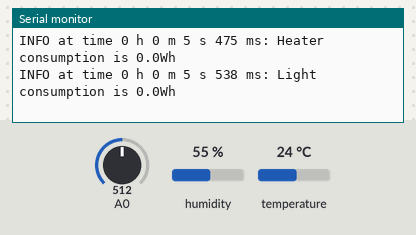
Recording of a sketch running on a simulated Arduino Uno, built with avr-gcc and run on an emulated ATmega328P. On the bench: the last lines printed to the serial monitor. The inputs (shaded band) are chosen by the test bench; at power-on: temperature 24 °C, A0 = 512, humidity 55 %.

Above: at 8.1 s.
8.2 s: temperature set to 16 °C
At 11.8 s:
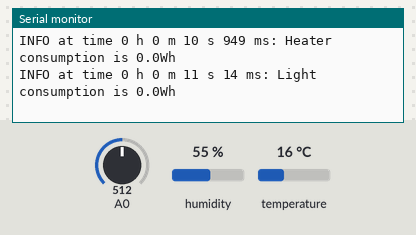
21.9 s: temperature set to 19 °C
At 23.2 s:
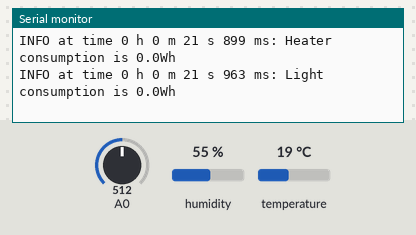
Timing chart, 0 to 24.9 s (numbered marks = the images above; inputs shaded):
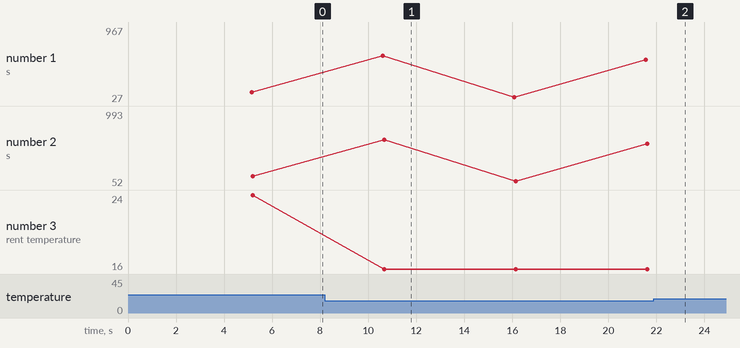

Measured:
- after the input at 8.2 s, the serial monitor: prints a new line after 2.5 s (image 1)
- plotted number 1: 140 → 551 after the input at 8.2 s, 551 → 967 after the input at 21.9 s
- plotted number 2: 166 → 576 after the input at 8.2 s, 576 → 993 after the input at 21.9 s
- plotted number 3: 16 → 19 after the input at 21.9 s

The sketch:

PowerConsumption.ino
```cpp
#if ARDUINO >= 100
 #include "Arduino.h"
#else
 #include "WProgram.h"
#endif

// for temperature
#include "DHT.h"

// local includes
#include "Logging.h"
#include <limits.h>
#include <float.h>

#include "Heater.h"
#include "Light.h"

// logging level
unsigned int g_loggingLevel = 3;

// delay variable
#define MEASURE_INTERVAL  5000  // 5 x 1000 [ms]

// define to which pin of the Arduino board the pin 2 of the DHT11 chip is connected
#define DHTPIN 8

// we are using DHT11
#define DHTTYPE DHT11

DHT g_dht(DHTPIN, DHTTYPE);

// variables used for the measurements
uint16_t g_light_level = INT_MAX;
float g_temperature = FLT_MAX;

// declare one instance of each electrical appliance
Heater g_heater;
Light g_light;

// variables used for storing power and consumption values
uint32_t time = INT_MAX;
uint32_t sum_heater_power = INT_MAX;
uint32_t sum_light_power = INT_MAX;

//#define N 1 // returns 240 bytes

#define N (((2048 - 236)/2)/4)

typedef struct power_measure {
  uint16_t heater_power;
  uint16_t light_power;
}power_measure;

power_measure g_history[N];
uint32_t index = 0;

void setup()
{
  // configure the serial port
  Serial.begin(9600);

  // message shown at startup
  TraceInfo(F("PowerConsumption started..............\n"));

  // initialize the dht library
  g_dht.begin();

  // sets the initial values for the heater / light
  // displays the minimal values
  g_light.SetMinLightLevel(950);
  g_heater.SetMinTemperature(18);

  // initializes the variables
  uint32_t time = 0;
  uint32_t sum_heater_power = 0;
  uint32_t sum_light_power = 0;
}

void loop()
{
  delay(MEASURE_INTERVAL);
  time += MEASURE_INTERVAL;

  // gets the temperature / light level
  // sends the temperature / light to the designated instance
  g_light.SetCurrentLightLevel(analogRead(A0));
  g_heater.SetCurrentTemperature(g_dht.readTemperature());

  TraceInfoFormat(F("Heater power is %uW\n"), g_heater.GetPower());
  TraceInfoFormat(F("Light power is %uW\n"), g_light.GetPower());
  TraceInfoFormat(F("Total power is %uW\n"), g_heater.GetPower() + g_light.GetPower());

  g_history[index].heater_power = g_heater.GetPower();
  g_history[index].light_power = g_light.GetPower();
  index = (index + 1) % N;

  computeAVG();

  /*

  sum_heater_power += g_heater.GetPower();
  sum_light_power += g_light.GetPower();

  float heaterConsumptionInWh = (time / 1000 / 3600) * (sum_heater_power / 1000);
  float lightConsumptionInWh = (time / 1000/ 3600) * (sum_light_power / 1000);

  g_history[index].heater_conso = heaterConsumptionInWh;
  g_history[index].light_conso = lightConsumptionInWh;
  index = (index + 1) % N;

  unsigned int decimalHeaterConsumptionInWh = int(heaterConsumptionInWh * 10) - (int(heaterConsumptionInWh) * 10);
  TraceInfoFormat(F("Heater consumption is %ld.%dWh\n"), (long) heaterConsumptionInWh, decimalHeaterConsumptionInWh);

  decimalHeaterConsumptionInWh = int(heaterConsumptionInWh * 10) - (int(lightConsumptionInWh) * 10);
  TraceInfoFormat(F("Light consumption is %ld.%dWh\n"), (long) heaterConsumptionInWh, decimalHeaterConsumptionInWh);

  float totalConsumptionInWh = heaterConsumptionInWh + lightConsumptionInWh;
  decimalHeaterConsumptionInWh = int(heaterConsumptionInWh * 10) - (int(totalConsumptionInWh) * 10);
  TraceInfoFormat(F("Total consumption is %ld.%dWh\n"), (long) heaterConsumptionInWh, decimalHeaterConsumptionInWh);


  //TraceInfoFormat(F("Heater sum power: %u\n"), sum_heater_power);
  //TraceInfoFormat(F("Light sum power: %u\n"), sum_light_power);


  // help provided for displaying a floating point value with 1 decimal
  */

  // check for input
  if (Serial.available() > 0) {
    int minTemperature = Serial.parseInt();
    int minLight = 0;
    if (Serial.available() > 0) {
      minLight = Serial.parseInt();
    }
    g_light.SetMinLightLevel(minLight);
    g_heater.SetMinTemperature(minTemperature);
  }
}

void computeAVG(void) {
  uint32_t sum_light_power = 0;
  uint32_t sum_heater_power = 0;
  for (uint32_t i = 0; i < index; i++) {
    sum_light_power += g_history[i].light_power;
    sum_heater_power += g_history[i].heater_power;
  }
  TraceInfoFormat(F("Light power avg : %uW\n"), sum_light_power / index);
  TraceInfoFormat(F("Heater power avg : %uW\n"), sum_heater_power / index);

  float heaterConsumptionInWh = (time / 1000 / 3600) * (sum_heater_power);
  float lightConsumptionInWh = (time / 1000/ 3600) * (sum_light_power);

  unsigned int decimalHeaterConsumptionInWh = int(heaterConsumptionInWh * 10) - (int(heaterConsumptionInWh) * 10);
  TraceInfoFormat(F("Heater consumption is %ld.%dWh\n"), (long) heaterConsumptionInWh, decimalHeaterConsumptionInWh);

  decimalHeaterConsumptionInWh = int(heaterConsumptionInWh * 10) - (int(lightConsumptionInWh) * 10);
  TraceInfoFormat(F("Light consumption is %ld.%dWh\n"), (long) heaterConsumptionInWh, decimalHeaterConsumptionInWh);
}
```

ElectricalAppliance.cpp
```cpp
#if ARDUINO >= 100
 #include "Arduino.h"
#else
 #include "WProgram.h"
#endif

#include "ElectricalAppliance.h"

ElectricalAppliance::ElectricalAppliance(uint16_t p_power):
  m_power(p_power),
  m_isOn(false) {}


void ElectricalAppliance::TurnOn(void) {
  m_isOn = true;
}

void ElectricalAppliance::TurnOff(void) {
  m_isOn = false;
}

bool ElectricalAppliance::IsOn(void) {
  return m_isOn;
}

uint16_t ElectricalAppliance::GetPower(void) {
  if (m_isOn == false)
    return 0;
  return m_power;
}
```

ElectricalAppliance.h
```cpp
#pragma once

class ElectricalAppliance {
public:
  ElectricalAppliance(uint16_t p_power);
  uint16_t GetPower(void);

protected:
  void TurnOn(void);
  void TurnOff(void);

  bool IsOn(void);


private:
  uint16_t m_power;
  bool m_isOn;
};
```

Heater.cpp
```cpp
#if ARDUINO >= 100
 #include "Arduino.h"
#else
 #include "WProgram.h"
#endif

#include <limits.h>
#include <float.h>

#include "Heater.h"
#include "Logging.h"

Heater::Heater():
  ElectricalAppliance(HEATER_POWER),
  m_current_temperature(FLT_MIN),
  m_min_temperature(FLT_MAX) {}

void Heater::UpdateState(void) {
  if (m_current_temperature < m_min_temperature)
    TurnOn();   // switches on the heater
  else
    TurnOff();  // switches off the heater
}

void Heater::SetMinTemperature(float p_temperature) {
  m_min_temperature = p_temperature;
  UpdateState();
  TraceInfoFormat(F("Sets minimal temperature to : %u\n"), (uint16_t)m_min_temperature);
  //Serial.print("Sets minimal temperature to : ");
  //Serial.println(m_min_temperature);
}

void Heater::SetCurrentTemperature(float p_temperature) {
  m_current_temperature = p_temperature;
  UpdateState();
  //Serial.print("Current temperature : ");
  //Serial.println(m_current_temperature);
  TraceInfoFormat(F("Current temperature : %u\n"), (uint16_t)m_current_temperature);
}
```

Heater.h
```cpp
#pragma once

#include "ElectricalAppliance.h"

#define HEATER_POWER 1000

class Heater:public ElectricalAppliance {
public:
  Heater();
  void SetCurrentTemperature(float p_temperature);
  void SetMinTemperature(float p_temperature);

private:
  void UpdateState(void);

  float m_min_temperature;
  float m_current_temperature;
};
```

Light.cpp
```cpp
#if ARDUINO >= 100
 #include "Arduino.h"
#else
 #include "WProgram.h"
#endif

#include <limits.h>

#include "Light.h"
#include "Logging.h"

Light::Light():
  ElectricalAppliance(LIGHT_POWER),
  m_current_light_level(INT_MAX),
  m_min_light_level(INT_MAX) {}


void Light::UpdateState(void) {
    if (m_current_light_level < m_min_light_level)
    TurnOn();   // switches on the light
  else
    TurnOff();  // switches off the light
}

void Light::SetMinLightLevel(uint16_t p_light_level) {
  m_min_light_level = p_light_level;
  UpdateState();
  //Serial.print("Sets minimal light level to : ");
  //Serial.println(m_min_light_level);
  TraceInfoFormat(F("Sets minimal light level to : %u\n"), m_min_light_level);
}

void Light::SetCurrentLightLevel(uint16_t p_light_level) {
  m_current_light_level = p_light_level;
  UpdateState();
  //Serial.print("Current light level : ");
  //Serial.println(m_current_light_level);
  TraceInfoFormat(F("Current light level : %u\n"), m_current_light_level);
}
```

Light.h
```cpp
#pragma once

#include "ElectricalAppliance.h"

#define LIGHT_POWER 100

class Light:public ElectricalAppliance {
public:
  Light();
  void SetCurrentLightLevel(uint16_t p_light_level);
  void SetMinLightLevel(uint16_t p_light_level);

private:
  void UpdateState(void);

  uint16_t m_current_light_level;
  uint16_t m_min_light_level;

};
```

Logging.cpp
```cpp
#if ARDUINO >= 100
 #include "Arduino.h"
#else
 #include "WProgram.h"
#endif

#include "Logging.h"

#include <stdio.h>
#include <stdarg.h>

#include <avr/pgmspace.h>

#define MAX_MSG 256

#if (TR_LOGLEVEL >= 1)
void PrintProgMem(Print &out, const __FlashStringHelper* format, ...)
{
  // program memory version of printf - copy of format string and result share a buffer
  // so as to avoid too much memory use
  char formatString[MAX_MSG] = {0};

  // copy in from program memory
  strncpy_P(formatString, (const char*) format, sizeof(formatString));

  // null terminate - leave last char since we might need it in worst case for result's \0
  //formatString[sizeof(formatString) - 2] = '\0';

  // our result buffer...
  int bufferLength = strlen(formatString) + 1;
  char* ptr = &formatString[bufferLength];
  // formatting
  va_list args;
  va_start(args, format);
  vsnprintf(ptr, sizeof(formatString) - bufferLength, formatString, args);
  va_end(args);

  formatString[sizeof(formatString) - 1] = '\0';

  out.print(ptr);
}

void PrintHeader(const char* szHeaderType)
{
  unsigned long time = millis();
  int h = int(time / 3600000);
  unsigned long over = time % 3600000;
  int m = int(over / 60000);
  over = over % 60000;
  int s = int(over / 1000);
  int ms = over % 1000;
  SerialPrint(F("%s at time %d h %d m %d s %d ms: "), szHeaderType, h, m, s, ms);
}
#endif
```

Logging.h
```cpp
#pragma once

#ifndef _LOGGING_H_
#define _LOGGING_H_

extern unsigned int g_loggingLevel;

// logging macros
#ifndef TR_LOGLEVEL
#define TR_LOGLEVEL 3
#endif

#if (TR_LOGLEVEL >= 1)
void PrintHeader(const char* szHeaderType);
void PrintProgMem(Print &out, const __FlashStringHelper* format, ...);
#define SerialPrint(format, ...) PrintProgMem(Serial, format, ##__VA_ARGS__)
#define StreamPrint(stream, format, ...) PrintProgMem(stream, format, ##__VA_ARGS__)
#endif

#if (TR_LOGLEVEL >= 1)
#define TraceError(format) if (g_loggingLevel >= 1) { PrintHeader("ERROR"); SerialPrint(format); }
#define TraceErrorFormat(format, ...) if (g_loggingLevel >= 1) {  PrintHeader("ERROR"); SerialPrint(format, __VA_ARGS__); }
#else
#define TraceError(format)
#define TraceErrorFormat(format, ...)
#endif

#if (TR_LOGLEVEL >= 2)
#define TraceInfo(format) if (g_loggingLevel >= 2) { PrintHeader("INFO"); SerialPrint(format); }
#define TraceInfoFormat(format, ...) if (g_loggingLevel >= 2) { PrintHeader("INFO"); SerialPrint(format, __VA_ARGS__); }
#else
#define TraceInfo(format)
#define TraceInfoFormat(format, ...)
#endif

#if (TR_LOGLEVEL >= 1)
#define TraceDebug(format) if (g_loggingLevel >= 3) { PrintHeader("DEBUG"); SerialPrint(format); }
#define TraceDebugFormat(format, ...) if (g_loggingLevel >= 3) { PrintHeader("DEBUG"); SerialPrint(format, __VA_ARGS__);  }
#else
#define TraceDebug(format)
#define TraceDebugFormat(format, ...)
#endif

#endif
```
